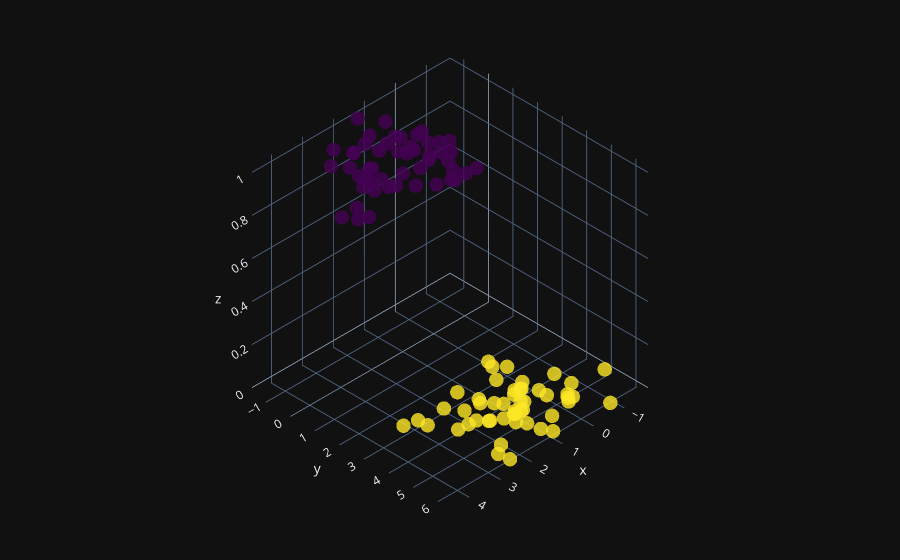

Here is the notebook cell this chart was saved with:
### Code cell
fig = go.Figure(data=[go.Scatter3d(
    x=X[:,0].flatten(),
    y=X[:,1].flatten(),
    z=y.flatten(),
    mode='markers',
    marker=dict(
        size=5,
        color=y.flatten(), 
        colorscale='Viridis',  
        opacity=0.8,
        reversescale=True
    )
)])

fig.update_layout(template='plotly_dark', margin=dict(l=0, r=0, b=0, t=0) ,title="Données")
fig.layout.scene.camera.projection.type = "orthographic"
fig.show()
